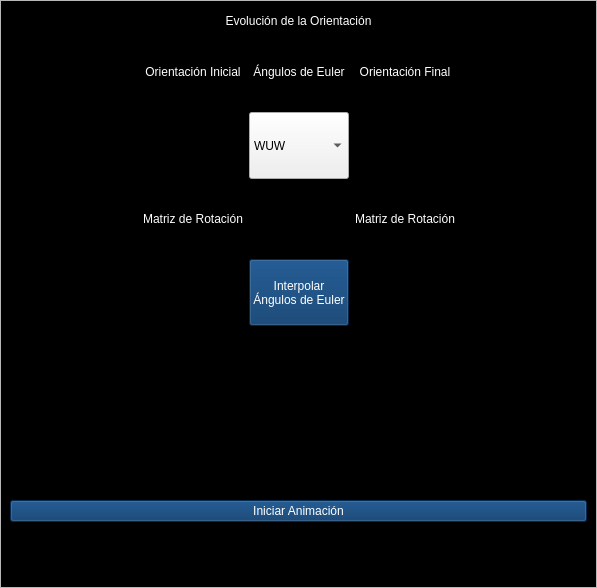
<?xml version="1.0" encoding="UTF-8"?>
<ui version="4.0">
 <class>sim_U2_T4</class>
 <widget class="QWidget" name="sim_U2_T4">
  <property name="geometry">
   <rect>
    <x>0</x>
    <y>0</y>
    <width>597</width>
    <height>588</height>
   </rect>
  </property>
  <property name="windowTitle">
   <string>Sim_U2_T4</string>
  </property>
  <property name="styleSheet">
   <string notr="true">QWidget#sim_U2_T4{
background-color:rgba(0,0,0,0);
}</string>
  </property>
  <layout class="QVBoxLayout" name="verticalLayout">
   <property name="leftMargin">
    <number>0</number>
   </property>
   <property name="topMargin">
    <number>0</number>
   </property>
   <property name="rightMargin">
    <number>0</number>
   </property>
   <property name="bottomMargin">
    <number>0</number>
   </property>
   <item>
    <widget class="QScrollArea" name="scrollArea">
     <property name="widgetResizable">
      <bool>true</bool>
     </property>
     <widget class="QWidget" name="scrollAreaWidgetContents">
      <property name="geometry">
       <rect>
        <x>0</x>
        <y>-6</y>
        <width>578</width>
        <height>592</height>
       </rect>
      </property>
      <property name="sizePolicy">
       <sizepolicy hsizetype="Preferred" vsizetype="Preferred">
        <horstretch>0</horstretch>
        <verstretch>0</verstretch>
       </sizepolicy>
      </property>
      <property name="styleSheet">
       <string notr="true">QWidget#scrollAreaWidgetContents{
background-color:rgb(0,0,0);
}
QLabel{
color:white;
}
QPushButton{
font:16pt &quot;Britannic Bold&quot;;
color:white;
background-color:rgba(0,51,102,200);
}
QPushButton:hover{
background-color:rgba(0,51,150,200);
}
QTableWidget {
selection-background-color: black;
}
QHeaderView::section {
background-color: #CCCCCC;
padding: 4px;
border: 1px solid #000000;
font-size: 10pt;
}
QTableWidget::item {
background-color: black;
color: white;
border: 1px solid rgb(80, 80, 80); 
}
QTableWidget::item:selected {
background-color: rgb(0,51,112);
}
QTableWidget QWidget{
background-color: rgb(173,51,51);
}</string>
      </property>
      <layout class="QGridLayout" name="gridLayout">
       <item row="0" column="0" colspan="5">
        <widget class="QLabel" name="label">
         <property name="text">
          <string>Evolución de la Orientación</string>
         </property>
         <property name="alignment">
          <set>Qt::AlignCenter</set>
         </property>
        </widget>
       </item>
       <item row="1" column="0" rowspan="4">
        <spacer name="horizontalSpacer_2">
         <property name="orientation">
          <enum>Qt::Horizontal</enum>
         </property>
         <property name="sizeHint" stdset="0">
          <size>
           <width>85</width>
           <height>238</height>
          </size>
         </property>
        </spacer>
       </item>
       <item row="1" column="1">
        <widget class="QLabel" name="label_2">
         <property name="text">
          <string>Orientación Inicial</string>
         </property>
         <property name="alignment">
          <set>Qt::AlignCenter</set>
         </property>
        </widget>
       </item>
       <item row="1" column="2">
        <widget class="QLabel" name="label_6">
         <property name="text">
          <string>Ángulos de Euler</string>
         </property>
         <property name="alignment">
          <set>Qt::AlignCenter</set>
         </property>
        </widget>
       </item>
       <item row="1" column="3">
        <widget class="QLabel" name="label_3">
         <property name="text">
          <string>Orientación Final</string>
         </property>
         <property name="alignment">
          <set>Qt::AlignCenter</set>
         </property>
        </widget>
       </item>
       <item row="2" column="1">
        <widget class="CustomTable" name="ct_orientacionIni" native="true">
         <property name="minimumSize">
          <size>
           <width>0</width>
           <height>50</height>
          </size>
         </property>
        </widget>
       </item>
       <item row="2" column="2">
        <widget class="QComboBox" name="cb_angulosEuler">
         <property name="sizePolicy">
          <sizepolicy hsizetype="Preferred" vsizetype="Preferred">
           <horstretch>0</horstretch>
           <verstretch>0</verstretch>
          </sizepolicy>
         </property>
         <property name="sizeAdjustPolicy">
          <enum>QComboBox::AdjustToContentsOnFirstShow</enum>
         </property>
         <item>
          <property name="text">
           <string>WUW</string>
          </property>
         </item>
         <item>
          <property name="text">
           <string>WYW</string>
          </property>
         </item>
        </widget>
       </item>
       <item row="2" column="3">
        <widget class="CustomTable" name="ct_orientacionFin" native="true">
         <property name="minimumSize">
          <size>
           <width>0</width>
           <height>50</height>
          </size>
         </property>
        </widget>
       </item>
       <item row="3" column="1">
        <widget class="QLabel" name="label_4">
         <property name="text">
          <string>Matriz de Rotación</string>
         </property>
         <property name="alignment">
          <set>Qt::AlignCenter</set>
         </property>
        </widget>
       </item>
       <item row="3" column="3">
        <widget class="QLabel" name="label_5">
         <property name="text">
          <string>Matriz de Rotación</string>
         </property>
         <property name="alignment">
          <set>Qt::AlignCenter</set>
         </property>
        </widget>
       </item>
       <item row="4" column="1">
        <widget class="CustomTable" name="ct_matrizIni" native="true">
         <property name="minimumSize">
          <size>
           <width>0</width>
           <height>50</height>
          </size>
         </property>
        </widget>
       </item>
       <item row="4" column="2">
        <widget class="QPushButton" name="bt_interpolarEuler">
         <property name="sizePolicy">
          <sizepolicy hsizetype="Minimum" vsizetype="Preferred">
           <horstretch>0</horstretch>
           <verstretch>0</verstretch>
          </sizepolicy>
         </property>
         <property name="text">
          <string>Interpolar 
Ángulos de Euler</string>
         </property>
        </widget>
       </item>
       <item row="5" column="0" colspan="5">
        <widget class="CustomPlotWidget" name="cp_1" native="true">
         <property name="minimumSize">
          <size>
           <width>0</width>
           <height>50</height>
          </size>
         </property>
        </widget>
       </item>
       <item row="6" column="0" colspan="5">
        <widget class="CustomPlotWidget" name="cp_2" native="true">
         <property name="minimumSize">
          <size>
           <width>0</width>
           <height>50</height>
          </size>
         </property>
        </widget>
       </item>
       <item row="7" column="0" colspan="5">
        <widget class="CustomPlotWidget" name="cp_3" native="true">
         <property name="minimumSize">
          <size>
           <width>0</width>
           <height>50</height>
          </size>
         </property>
        </widget>
       </item>
       <item row="8" column="0" colspan="5">
        <widget class="QPushButton" name="bt_iniciarAnimacion">
         <property name="enabled">
          <bool>false</bool>
         </property>
         <property name="sizePolicy">
          <sizepolicy hsizetype="Minimum" vsizetype="Preferred">
           <horstretch>0</horstretch>
           <verstretch>0</verstretch>
          </sizepolicy>
         </property>
         <property name="text">
          <string>Iniciar Animación</string>
         </property>
        </widget>
       </item>
       <item row="9" column="0" colspan="5">
        <widget class="GLView" name="gv_1" native="true">
         <property name="minimumSize">
          <size>
           <width>0</width>
           <height>50</height>
          </size>
         </property>
        </widget>
       </item>
       <item row="4" column="3">
        <widget class="CustomTable" name="ct_matrizFin" native="true">
         <property name="minimumSize">
          <size>
           <width>0</width>
           <height>50</height>
          </size>
         </property>
        </widget>
       </item>
       <item row="1" column="4" rowspan="4">
        <spacer name="horizontalSpacer">
         <property name="orientation">
          <enum>Qt::Horizontal</enum>
         </property>
         <property name="sizeHint" stdset="0">
          <size>
           <width>85</width>
           <height>288</height>
          </size>
         </property>
        </spacer>
       </item>
      </layout>
     </widget>
    </widget>
   </item>
  </layout>
 </widget>
 <customwidgets>
  <customwidget>
   <class>CustomTable</class>
   <extends>QWidget</extends>
   <header>clases.CustomTable</header>
   <container>1</container>
  </customwidget>
  <customwidget>
   <class>CustomPlotWidget</class>
   <extends>QWidget</extends>
   <header>clases.PlotWidget</header>
   <container>1</container>
  </customwidget>
  <customwidget>
   <class>GLView</class>
   <extends>QWidget</extends>
   <header location="global">clases.GLView</header>
   <container>1</container>
  </customwidget>
 </customwidgets>
 <resources/>
 <connections/>
</ui>
